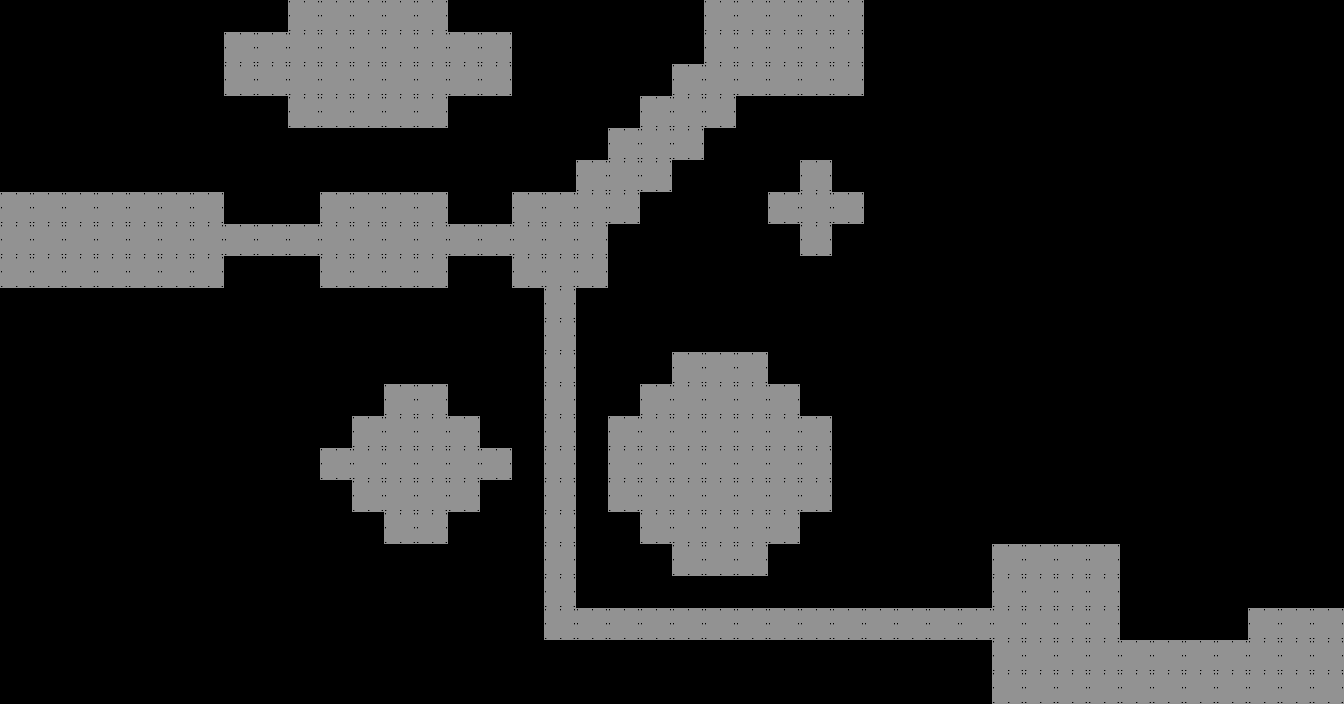

This game map was drawn from its Tiled (.tmx) file and the tilesets committed beside it. A one-line description and the trimmed map source follow:
An orthogonal 42x22 tile map with 32x32 px tiles, 1 tile layer (Tile Layer 1) and 4 objects.

<map version="1.0" orientation="orthogonal" width="42" height="22" tilewidth="32" tileheight="32">
 <tileset firstgid="1" name="TileSet2" tilewidth="32" tileheight="32">
  <image source="TileSet2.png" width="128" height="32" />
  <tile id="3">
   <properties>
    <property name="isBlocked" value="true" />
   </properties>
  </tile>
 </tileset>
 <layer name="Tile Layer 1" width="42" height="22">
  <data>[924 cells, 924 non-empty, 2 distinct tile ids]</data>
 </layer>
 <objectgroup name="Object Layer 1" width="42" height="22">
  <object x="32" y="224" width="32" height="32" />
  <object x="800" y="32" width="32" height="32" />
  <object x="1280" y="640" width="32" height="32" />
 </objectgroup>
 <objectgroup name="Object Layer 2" width="42" height="22">
  <object x="544" y="224" width="32" height="32" />
 </objectgroup>
</map>